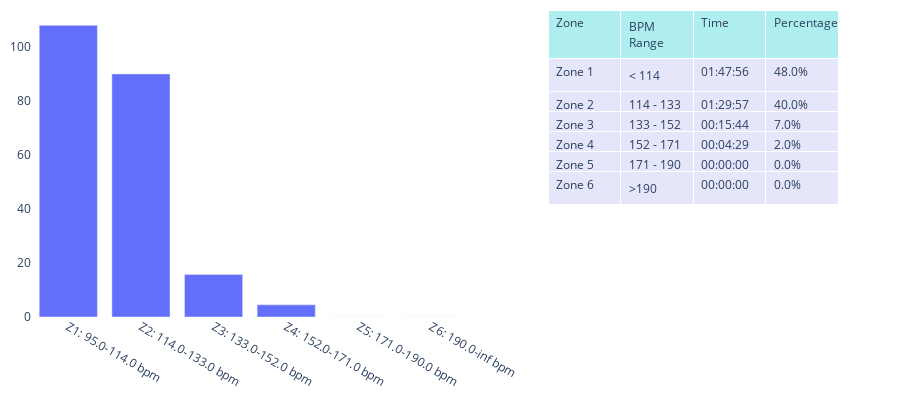

Notebook code for this chart:
### Code cell
fig = plot_hr_zones(df_activity_visual, RE_hr_data)
fig

### Figure 1 — Plotly figure (JSON) as saved in the notebook; plotly's stock layout.template omitted (floating-point values rounded to 4 significant figures)
{"data": [{"customdata": ["01:47:56", "01:29:57", "00:15:44", "00:04:29", "00:00:00", "00:00:00"], "hovertemplate": "<b>%{x}</b><br>Zone held during %{customdata}<br><extra></extra>", "type": "bar", "x": ["Z1: 95.0-114.0 bpm", "Z2: 114.0-133.0 bpm", "Z3: 133.0-152.0 bpm", "Z4: 152.0-171.0 bpm", "Z5: 171.0-190.0 bpm", "Z6: 190.0-inf bpm"], "xaxis": "x", "y": [107.9, 89.95, 15.74, 4.498, 0, 0], "yaxis": "y"}, {"cells": {"align": "left", "fill": {"color": "lavender"}, "values": [["Zone 1", "Zone 2", "Zone 3", "Zone 4", "Zone 5", "Zone 6"], ["< 114", "114 - 133", "133 - 152", "152 - 171", "171 - 190", ">190"], ["01:47:56", "01:29:57", "00:15:44", "00:04:29", "00:00:00", "00:00:00"], ["48.0%", "40.0%", "7.0%", "2.0%", "0.0%", "0.0%"]]}, "domain": {"x": [0.64, 1], "y": [0, 1]}, "header": {"align": "left", "fill": {"color": "paleturquoise"}, "values": ["Zone", "BPM Range", "Time", "Percentage"]}, "type": "table"}], "layout": {"height": 400, "margin": {"b": 10, "l": 10, "r": 10, "t": 10}, "plot_bgcolor": "rgba(0,0,0,0)", "xaxis": {"anchor": "y", "domain": [0, 0.54]}, "yaxis": {"anchor": "x", "domain": [0, 1]}}}
